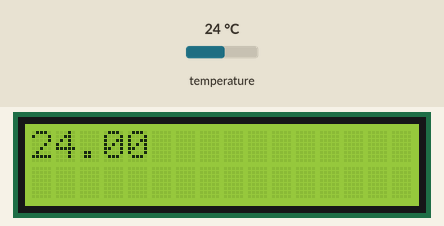
Recording of a sketch running on a simulated Arduino Mega 2560, built for the host (arithmetic inside an expression is 32-bit, double 64-bit). Shown: 16×2 character LCD. Inputs (shaded band) come from the test bench; at power-on: temperature 24 °C. What the sketch prints to the serial monitor is not drawn.

Above: at 1.2 s.
1.3 s: temperature set to 12 °C
At 3.3 s:
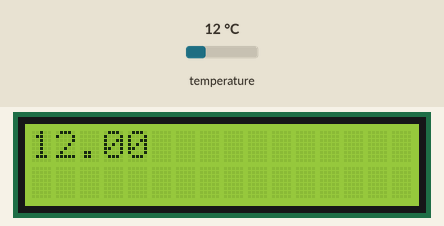
3.6 s: temperature set to 19 °C
At 5.3 s:
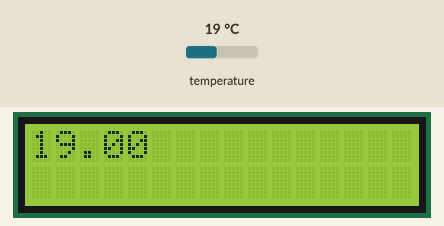
5.6 s: temperature set to 28 °C
At 6.5 s:
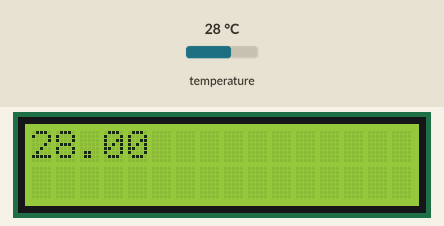
Timing chart, 0 to 8.6 s (numbered marks = the images above; inputs shaded):
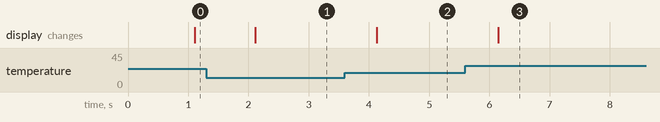

The sketch:

TemperatureMonitor.ino
```cpp
// Do not remove the include below
#include "TemperatureMonitor.h"
#include <LiquidCrystal.h>  // has to be in the .ino file so the Arduino IDE works properly
#include <OneWire.h>

LiquidCrystal lcd(8, 9, 4, 5, 6, 7);
TemperatureDevice *devices[MAX_NUM_DEVICES];

/**
 * Print the contents of an array as hex values
 */
void printHexArray(byte array[], byte size) {
	for (byte i = 0; i < size; i++) {
		Serial.print(array[i], HEX);
		Serial.print(" ");
	}
}

/**
 * Scan for all devices and store found devices in an array.
 */
void findDevices() {
	byte i;

	Serial.println("locating devices...");
	lcd.setCursor(0, 0);
	lcd.print("locating devices");
	lcd.setCursor(0, 1);

	TemperatureDevice::resetSearch();
	for (i = 0; i < MAX_NUM_DEVICES; i++) {
		devices[i] = TemperatureDevice::search();
		if (devices[i] == NULL)
			break;

		Serial.print("found device #");
		Serial.print(i);
		Serial.print(": addr=");
		printHexArray(devices[i]->getAddress(), 8);
		Serial.print(", ");
		Serial.print(devices[i]->getTypeStr());
		Serial.println(" family");

		lcd.print(i);
		lcd.print(" ");
	}
	devices[i] = 0;
}

/**
 * Set resolution for all found devices
 */
void setResolution() {
	TemperatureDevice *device;

	for (byte i = 0; i < MAX_NUM_DEVICES && devices[i] != 0; i++) {
		device = devices[i];

		Serial.print("setting resolution to ");
		Serial.print(RESOLUTION);
		Serial.print(" bits for device ");
		printHexArray(device->getAddress(), 8);
		Serial.println();

		device->setResolution(RESOLUTION);
	}
}

/*
 * Initialise devices
 */
void setup(void) {
	Serial.begin(115200);
	Serial.println("TemparatureMeter");

	lcd.begin(16, 2);
	lcd.setCursor(0, 0);
	lcd.print("TemparatureMeter");

	findDevices();
//	setResolution();

	lcd.clear();
}

/**
 * main loop
 */
void loop(void) {
	byte i;

	TemperatureDevice::prepareData();

	delay(1000);

	lcd.setCursor(0, 0);
	for (i = 0; i < MAX_NUM_DEVICES && devices[i] != 0; i++) {
		TemperatureDevice *device = devices[i];
		device->retrieveData();

		// print to serial
		Serial.print("Sensor #");
		Serial.print(i);
		Serial.print(": ");
		Serial.print(device->getTemperatureCelsius());
		Serial.print(" ");

		// print to LCD
		if (i == 3) { // only 3 read-outs fit on a 16x2 display, switch to next line
			lcd.setCursor(0, 1);
		}
		lcd.print(device->getTemperatureCelsius());
		lcd.print(" ");
	}
	Serial.println();
}
```

TemperatureDevice.cpp
```cpp
/*
 * TemperatureDevice.cpp
 *
 *  Created on: 06.03.2015
 *      Author: Michael Neuweiler
 */

#include "TemperatureDevice.h"

static OneWire ds(SENSOR_PIN); // DS18B20 Temperature chip i/o

/**
 * Constructor
 */
TemperatureDevice::TemperatureDevice(byte addr[]) {
	memcpy(address, addr, 8); // copy over the contents of the source array
	temperature = 0.0;

	if (address[0] == 0x10) {
		type = DS18S20;
	} else if (address[0] == 0x28) {
		type = DS18B20;
	} else if (address[0] == 0x22) {
		type = DS1822;
	} else {
		type = UNKNOWN;
	}
}

/**
 * Get the type of the device
 */
TemperatureDevice::DeviceType TemperatureDevice::getType() {
	return type;
}

/**
 * Get the type of the device as string
 */
char *TemperatureDevice::getTypeStr() {
	switch (type) {
	case TemperatureDevice::DS18S20:
		return "DS18S20";
		break;
	case TemperatureDevice::DS18B20:
		return "DS18B20";
		break;
	case TemperatureDevice::DS1822:
		return "DS1822";
		break;
	default:
		return "unknown";
		break;
	}
}

/**
 * Get the address of the device
 */
byte *TemperatureDevice::getAddress() {
	return address;
}

/**
 * Set the resolution of the DS18B20 between 9 or 12 bits.
 */
void TemperatureDevice::setResolution(byte resolution) {
	if (resolution > 12 || resolution < 9)
		return;
	if (type != DS18B20)
		return;

	// Get byte for desired resolution
	byte resolutionByte = 0x1F; // 9 bit
	if (resolution == 12) {
		resolutionByte = 0x7F;
	} else if (resolution == 11) {
		resolutionByte = 0x5F;
	} else if (resolution == 10) {
		resolutionByte = 0x3F;
	}

	// set configuration
	ds.reset();
	ds.select(address);
	ds.write(0x4E);			// write scratchpad
	ds.write(0);				// TL
	ds.write(0);				// TH
	ds.write(resolutionByte);	// configuration register
	ds.write(0x48);			// copy scratchpad
}

/**
 * Order all temperature sensors to prepare data.
 */
void TemperatureDevice::prepareData() {
	ds.reset();
	ds.skip(); // skip ROM - send to all devices
	ds.write(0x44); // start conversion
}

/**
 * Retrieve prepared data from temperature sensors
 */
void TemperatureDevice::retrieveData() {
	byte data[9];

	ds.reset();
	ds.select(address);
	ds.write(0xBE); // read scratchpad
	ds.read_bytes(data, 9); // 9 bytes are required

	temperature = (data[1] << 8) | data[0];

	if (type == DS18S20) {
		temperature = temperature << 3; // 9 bit resolution default
		if (data[7] == 0x10) { // "count remain" gives full 12 bit resolution
			temperature = (temperature & 0xFFF0) + 12 - data[6];
		}
	} else {
		byte cfg = (data[4] & 0x60);
		// at lower res, the low bits are undefined, so let's zero them
		if (cfg == 0x00)
			temperature = temperature & ~7; // 9 bit resolution, 93.75 ms
		else if (cfg == 0x20)
			temperature = temperature & ~3; // 10 bit res, 187.5 ms
		else if (cfg == 0x40)
			temperature = temperature & ~1; // 11 bit res, 375 ms
	}
}

/**
 * Return the measured temperature in degree celsius
 */
float TemperatureDevice::getTemperatureCelsius() {
	return (float) temperature / 16.0;
}

/**
 * Return the measured temperature in degree fahrenheit
 */
float TemperatureDevice::getTemperatureFahrenheit() {
	return (float) temperature / 16.0 * 1.8 + 32.0;
}

/**
 * A static wrapper for the OneWire::reset_search()
 */
void TemperatureDevice::resetSearch() {
	ds.reset_search();
}

/**
 * A static function to search for more devices and instanciate an object
 * for each found device.
 */
TemperatureDevice *TemperatureDevice::search() {
	byte addr[8];

	if (ds.search(addr)) {
		if (OneWire::crc8(addr, 7) != addr[7]) {
			Serial.print("invalid CRC!\n");
			return NULL;
		}
		return new TemperatureDevice(addr);
	}

	return NULL;
}
```

TemperatureDevice.h
```cpp
/*
 * TemperatureDevice.h
 *
 *  Created on: 06.03.2015
 *      Author: Michael Neuweiler
 */

#ifndef TEMPERATUREDEVICE_H_
#define TEMPERATUREDEVICE_H_

#include <OneWire.h>

#define SENSOR_PIN 24      // on which pin the 1-wire sensors are connected

class TemperatureDevice
{
public:
    enum DeviceType {
        UNKNOWN,
        DS18S20,
		DS18B20,
		DS1822
    };

    TemperatureDevice(byte address[]);
    static void prepareData();
    static void resetSearch();
    static TemperatureDevice *search();
    DeviceType getType();
    char *getTypeStr();
    byte *getAddress();
    void setResolution(byte resolution);
    void retrieveData();
    float getTemperatureCelsius();
    float getTemperatureFahrenheit();
protected:

private:
    byte address[8];
    DeviceType type;
    int16_t temperature; // integer representation of temperature
};

#endif /* TEMPERATUREDEVICE_H_ */
```

TemperatureMonitor.h
```cpp
// Only modify this file to include
// - function definitions (prototypes)
// - include files
// - extern variable definitions
// In the appropriate section

#ifndef _Temperature_H_
#define _Temperature_H_
#include "Arduino.h"

#include "TemperatureDevice.h"

#define RESOLUTION 12      // the desired resolution for the measurement
#define MAX_NUM_DEVICES 16 // the maximum number of devices, adjust if necessary

//some stuff for eclipse plugin/cc
#ifdef __cplusplus
extern "C" {
#endif
void loop();
void setup();
#ifdef __cplusplus
} // extern "C"
#endif

//Do not add code below this line
#endif /* _Temperature_H_ */
```

Measured:
- after the input at 1.3 s, the display: changes after 0.81 s (image 1)
- after the input at 3.6 s, the display: changes after 0.53 s (image 2)
- after the input at 5.6 s, the display: changes after 0.55 s (image 3)
